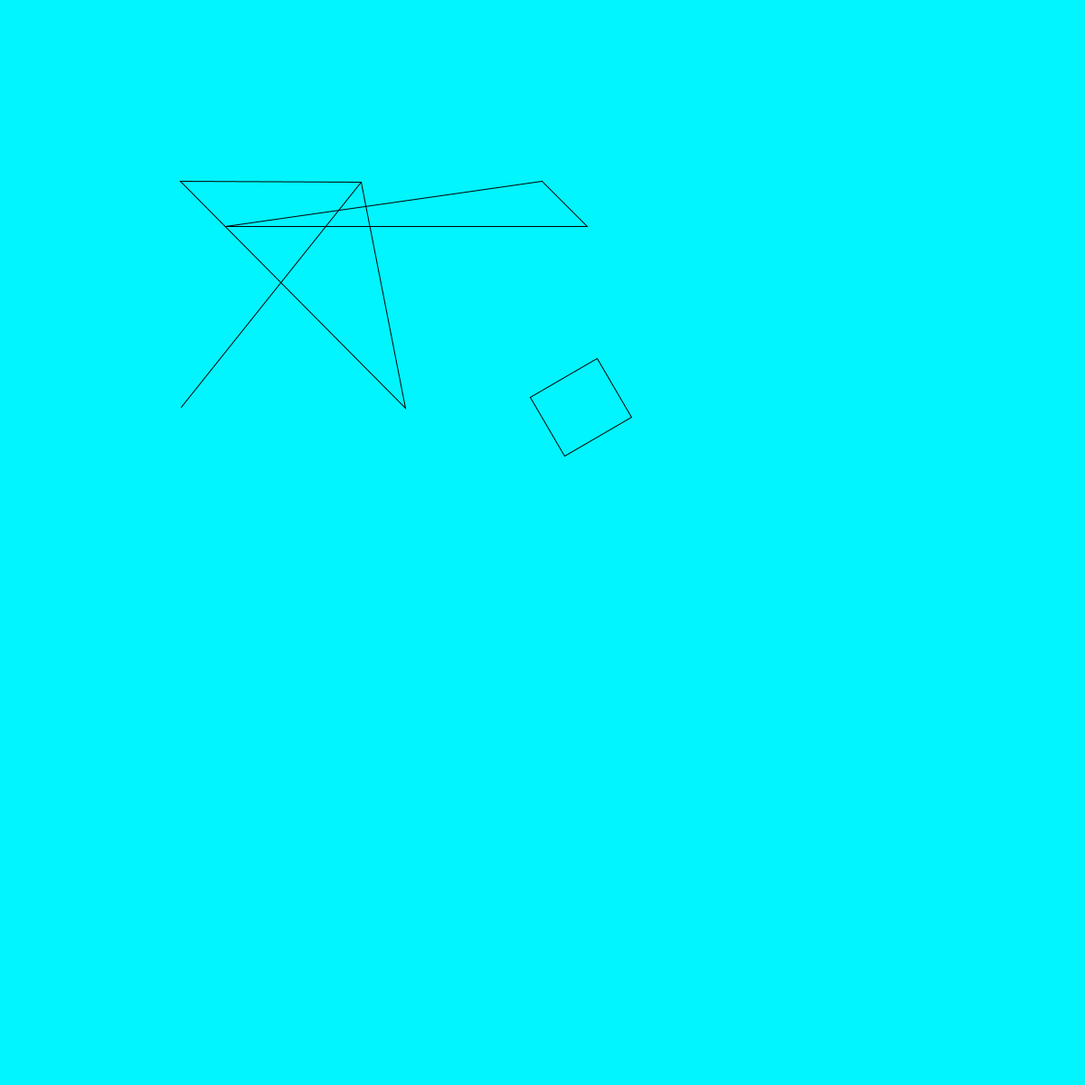
Frame 1 (no input)
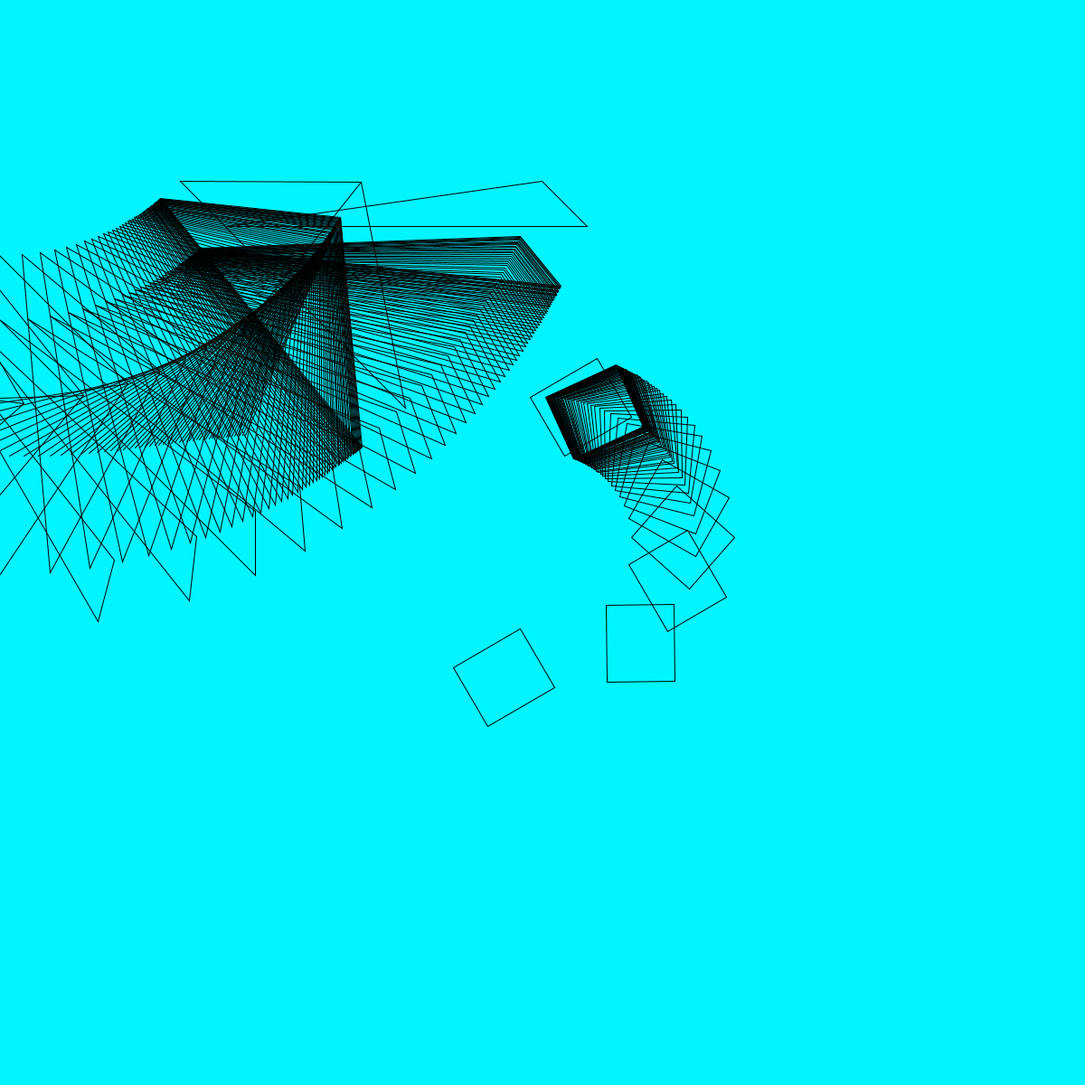
Frame 60 (the mouse pressed at the canvas centre just before this capture)
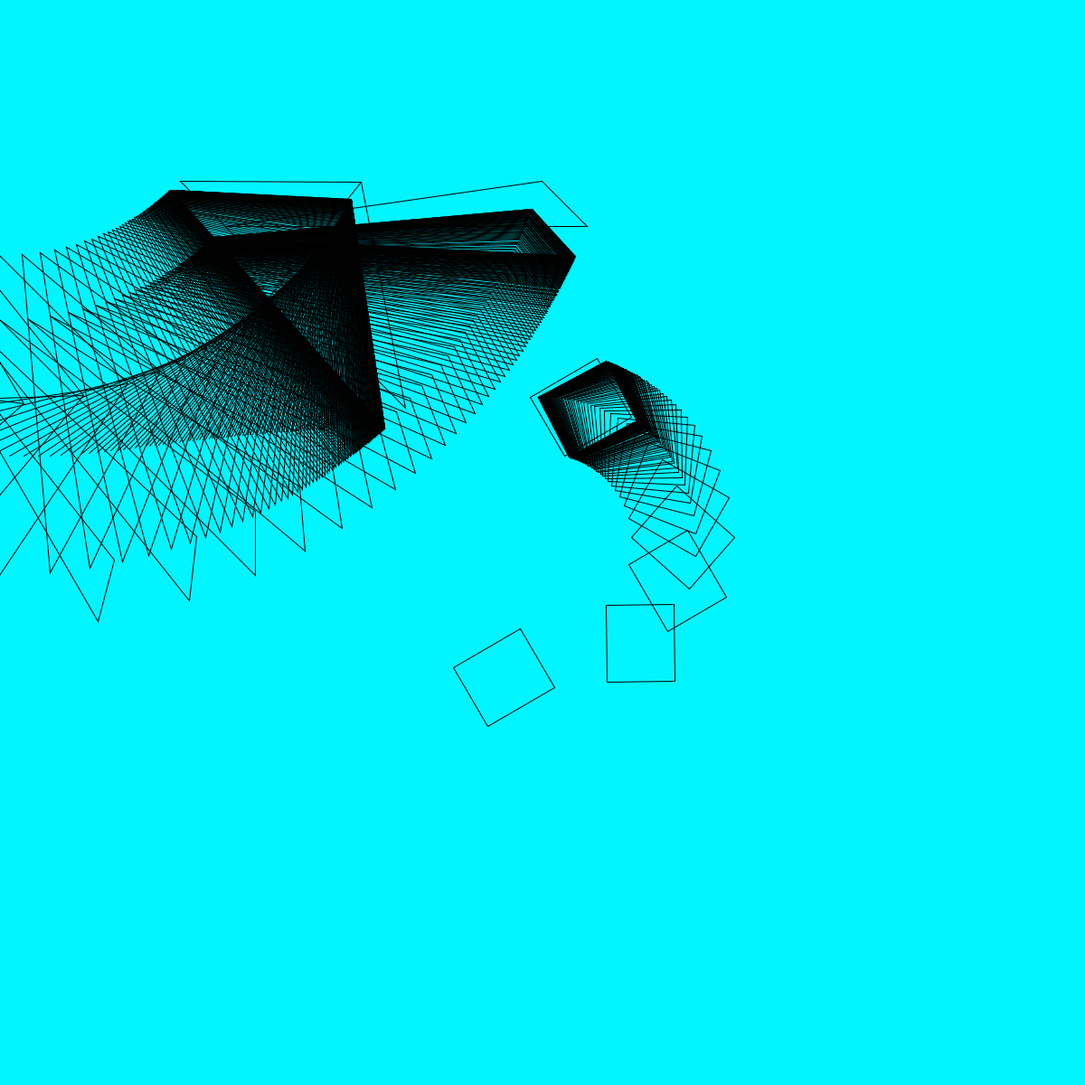
Frame 120 (the mouse held since frame 60 and released just before this capture)

The Processing sketch that drew these frames (run headless with seeded random() and noise(); from frame 60 on, the mouse is pressed at the canvas centre):

// Processing sketch: processing_50531
// ── processing_50531.pde


void setup() {
  size(1200, 1200);
  background(0, 245, 255);
  smooth();
  noStroke();
}

void draw() {
  stroke(1);
  noFill();
  drawLilGuy();
  rotate(TWO_PI /frameCount);
  drawTria();
  rotate(QUARTER_PI /frameCount/200);
  drawTri();
  drawLine();
 }

void drawTri() {
  triangle(400, 200, 450, 450, 200, 200);
}

void drawLine() {
  int pointPlacex = (200+frameCount*2);
  int pointPlacey = (600+frameCount);
  line(400, 200, pointPlacex, 450);
  if (pointPlacex>600) {
    frameCount=(-frameCount);
  }
}
void drawTria() {
 triangle(600, 200, 650, 250, 250, 250); 
}

void drawLilGuy() {
  pushMatrix();
  translate(width/2, height/2);
  rotate(TWO_PI /frameCount+100);
  rect(70, -70, 85, -75);
  popMatrix();
}
    


//setup
//initialize variables
//draw a shape
//draw another shape

//draw
//push matrix
//translate
//draw shape one
//pop matrix

//push matrix
//translate
//draw shape two
//pop Matrix
